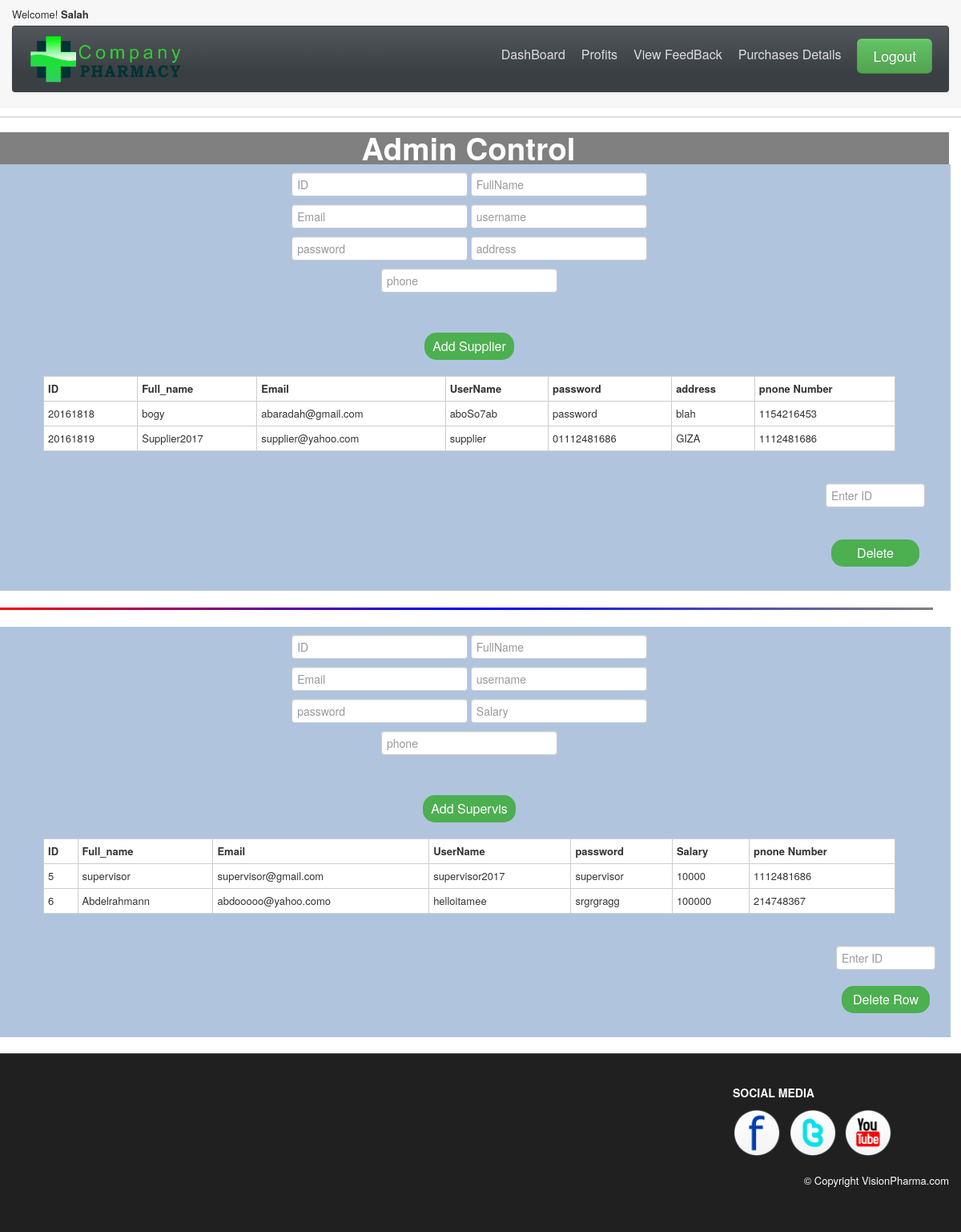
The app's page /My_beauty_webiste_edited/Admin/adminManage.php (signed in) with its own data.
### tables this page shows
CREATE TABLE `supplier` (
  `ID` int(10) NOT NULL,
  `Full_name` varchar(60) NOT NULL,
  `email` varchar(60) NOT NULL,
  `username` varchar(30) NOT NULL,
  `password` varchar(30) NOT NULL,
  `address` varchar(60) NOT NULL,
  `phone_number` int(11) NOT NULL,
  `admin` int(11) DEFAULT NULL
);

CREATE TABLE `supervisor` (
  `ID` int(20) NOT NULL,
  `Full_name` varchar(60) NOT NULL,
  `email` varchar(30) NOT NULL,
  `username` varchar(30) NOT NULL,
  `password` varchar(30) NOT NULL,
  `salary` int(20) NOT NULL,
  `phone_number` int(11) NOT NULL,
  `admin` int(11) DEFAULT NULL
);

### My_beauty_webiste_edited/classes/Database.php (called while the page is built, shortened)
<?php
class Database{
    public         $host    = "localhost";
    public         $user    = "root";
    public         $pass    = "root";
    public         $db      = "abdelrahman";
    public         $options = [];
    public         $datab;
    private static $instance;
    public function __construct(){
        try{
        $this->datab = new pdo("mysql:host={$this->host};dbname={$this->db};charset=utf8",$this->user,$this->pass,$this->options);
        $this->datab->setAttribute(PDO::ATTR_ERRMODE, PDO::ERRMODE_EXCEPTION);
        $this->datab->setAttribute(PDO::ATTR_DEFAULT_FETCH_MODE, PDO::FETCH_ASSOC);
        }
    catch(PDOException $e){
        echo "not connected :" . $e->getMessage();
        }
    }
    public static function getInstance(){
    if(!isset(Database::$instance)){
        Database::$instance = new Database();
    }
            return Database::$instance;
    }
    public function getRows($query, $params = []){
        try {
            $stmt = $this->datab->prepare($query);
            $stmt->execute($params);
            return $stmt->fetchAll();
        } catch (PDOException $e) {
            throw new Exception($e->getMessage());
        }
    }
}
?>

### My_beauty_webiste_edited/classes/classAdmin.php (called while the page is built, shortened)
<?php
	class classAdmin{
			public $db;
		public function __construct(){
	        $this->db             = DataBase::getInstance();
        }
		public function showTable($table_name){
			return $this->db->getRows("SELECT * FROM $table_name",[]);
		}
}

### My_beauty_webiste_edited/Admin/adminManage.php (the view, shortened to what this page needs)
<?php
        $object = new classAdmin();
        $array  = $object->showTable("supplier");
        $array2 = $object->showTable("supervisor");
        $numberOFRow  = count($array);
        $numberOFRow2 = count($array2);
        if(isset($_SESSION['username']) && $_SESSION['status'] == 'admin'){
       $name     = $_SESSION['full_name'];
       }else{ header("location: ../homepage.php");}
?>
<!DOCTYPE html>
<html lang="en">
  <head>
    <link id="callCss" rel="stylesheet" href="../themes/bootshop/bootstrap.min.css" media="screen"/>
    <link href="../themes/css/base.css" rel="stylesheet" media="screen"/>
  <link href="../themes/css/bootstrap-responsive.min.css" rel="stylesheet"/>
  <link href="../themes/css/font-awesome.css" rel="stylesheet" type="text/css">
  <link href="../themes/js/google-code-prettify/prettify.css" rel="stylesheet"/>
    <link rel='stylesheet prefetch' href='http://maxcdn.bootstrapcdn.com/font-awesome/4.3.0/css/font-awesome.min.css'>
  </head>
<body>
<div id="header">
<div class="container">
<div id="welcomeLine" class="row">
  <div class="span6">Welcome! <strong><?php if(isset($_SESSION['username']))
  {
               echo $name;
  } else echo "";
  ?></strong></div>
  <div class="span6">
  </div>
</div>
<div id="logoArea" class="navbar">
  <div class="navbar-inner">
    <a class="brand" href="adminControlPage.php"><img width="193px" height="47" src="../themes/images/logo.png" alt="Bootsshop"/></a>
    <ul id="topMenu" class="nav pull-right">
    <li><a href="adminControlPage.php">DashBoard</a></li>
    <li><a href="charts.php">Profits</a></li>
    <li><a href="adminControlPage.php?do=feedbackDetails">View FeedBack</a></li>
    <li><a href="adminControlPage.php?do=purchaseDetails">Purchases Details</a></li>
   <li class="">
   <?php
      if(isset($_SESSION['username'])){
        echo "<a href='?do=logout' style='padding-right:0'><span class='btn btn-large btn-success'>Logout</span></a>";
      }else echo "<a href='../login.php' style='padding-right:0'><span class='btn btn-large btn-success'>Login</span></a>";
   ?>
  </li>
    </ul>
  </div>
</div>
</div>
</div>
<div id="mainBody">
  <div class="container">
  <div class="row">
   <center>
 <h1>Admin Control</h1>
    <div class="part">
        <form   name="myForm"   id="myForm"   method="POST" action="<?php echo $_SERVER['PHP_SELF'];?>">
        <input type="number"   id="id"       placeholder="ID"         name="ID">
        <input type="text"     id="name"     placeholder="FullName"   name="FullName">
        <br>
        <input type="email"    id="email"    placeholder="Email"      name="Email">
        <input type="text"     id="username" placeholder="username"   name="username">
        <br>                <div id="y5" class="valiationStyle"></div>
        <input type="password" id="password" placeholder="password"   name="password">
        <input type="text"     id="address"  placeholder="address"    name="address">
        <br>
        <input type="number"   id="phone"    placeholder="phone"      name="phone">
        <br>
        <br><br>
        <input type="button" class="button"   value="Add Supplier" onclick="validation()"  />
        </form>
    <table class="tableStyle">
        <thead>
            <tr>
                <th>ID</th>
                <th>Full_name</th>
                <th>Email</th>
                <th>UserName</th>
                <th>password</th>
                <th>address</th>
                <th>pnone Number</th>
            </tr>
        </thead>
        <tbody>
            <?php
            if($numberOFRow>0)
            {
                    foreach ($array as $value) {
                    echo " <tr>
                               <td>"                      .$value['ID']           ."</td>
                               <td>"                      .$value['Full_name']    ."</td>
                               <td>"                      .$value['email']        ."</td>
                               <td>"                      .$value['username']     ."</td>
                               <td>"                      .$value['password']     ."</td>
                               <td>"                      .$value['address']      ."</td>
                               <td>"                      .$value['phone_number'] ."</td>";
                }
            }
             ?>
        </tbody>
    </table>
    <div style="float:Right; margin-right:9px; margin-top:20px;">
         <form name="myForm2" id="myForm2" method="POST" action="" >
         <input type="number" placeholder="Enter ID"   name="D_ID" style="width:110px; "><br />
         <br>
         <input type = "submit" class="button" value="Delete" name="submit2" style="width:110px;margin-top:10px">
    </form>
    </div>
</div>
<hr class="fancy-line"></hr>
     <div class="part">
     <form name="myForm3" id="myForm3" method="POST" action="<?php echo $_SERVER['PHP_SELF'];?>">
        <input type="number"   id="id0"       placeholder="ID"         name="ID0">
        <input type="text"     id="name0"     placeholder="FullName"   name="FullName0">
        <br>
        <input type="email"    id="email0"    placeholder="Email"      name="Email0">
        <input type="text"     id="username0" placeholder="username"   name="username0">
<br>         <div id="y50" class="valiationStyle"></div>
        <input type="password" id="password0" placeholder="password"   name="password0">
        <input type="number"   id="address0"  placeholder="Salary"     name="address0">
<br>
        <input type="number"   id="phone0"    placeholder="phone"      name="phone0">
               <br><div id="y70" class="valiationStyle"></div>
        <br><br>
        <input type="button" class="button"   value="Add Supervis" onclick="validation2()"  />
        </form>
    <table class="tableStyle">
        <thead>
            <tr>
                <th>ID</th>
                <th>Full_name</th>
                <th>Email</th>
                <th>UserName</th>
                <th>password</th>
                <th>Salary</th>
                <th>pnone Number</th>
            </tr>
        </thead>
        <tbody>
            <?php
            if($numberOFRow2>0)
            {
                    foreach ($array2 as $value) {
                    echo " <tr>
                               <td>".$value['ID']           ."</td>
                               <td>".$value['Full_name']    ."</td>
                               <td>".$value['email']        ."</td>
                               <td>".$value['username']     ."</td>
                               <td>".$value['password']     ."</td>
                               <td>".$value['salary']      ."</td>
                               <td>".$value['phone_number'] ."</td>
                           </tr>";
                }
            }
             ?>
        </tbody>
    </table>
    <div style="float:Right; margin-right:9px; margin-top:20px;">
         <form name="myForm4" id="myForm4" method="POST" action="<?php echo $_SERVER['PHP_SELF'];?>" >
         <input type="number" placeholder="Enter ID"   name="D_ID0" style="width:110px; "><br />
         <input type = "submit" class="button" value="Delete Row" name="submit4" style="width:110px;margin-top:10px">
    </form>
    </div>
    </div>
</center>
   </div>
 </div>
</div>
  <div  id="footerSection">
  <div class="container">
    <div class="row">
      <div id="socialMedia" class="span3 pull-right">
        <h5>SOCIAL MEDIA </h5>
        <a href="#"><img width="60" height="60" src="../themes/images/facebook.png" title="facebook" alt="facebook"/></a>
        <a href="#"><img width="60" height="60" src="../themes/images/twitter.png" title="twitter" alt="twitter"/></a>
        <a href="#"><img width="60" height="60" src="../themes/images/youtube.png" title="youtube" alt="youtube"/></a>
       </div>
     </div>
     <br>
    <p class="pull-right">&copy; Copyright VisionPharma.com</p>
  </div>
  </div>
</body>
</html>

### My_beauty_webiste_edited/themes/css/base.css (style rules this page uses)
#mainBody { border-top:2px solid #dedede; padding-top: 18px; }
#carouselBlk,#header { background: url(../images/headerRepeat.png) repeat-x 0 0 #f7f7f7; }
#logoArea, #logoArea a { line-height:49px; }
#logoArea .btn, #logoArea .btn-group { margin-top: 0; }
#welcomeLine { padding: 8px 0 4px }
#footerSection { background: #202020;color: white;padding: 28px 0 44px;margin-top: 20px;border-top: 1px solid #444; }
#footerSection a { color:#ccc; font-size:11px; padding:0; line-height:24px; display:block; }
#footerSection #socialMedia a { min-width:25px; display:inline; margin-right:6px; text-align:center; line-height:1.5em; }
#socialMedia img { max-width:60px; }
.navbar .nav > li > a { padding:10px;color: #DDD;text-shadow: none;font-size: 16px; }
#logoArea, #logoArea a { outline:none; }
.navbar .nav.pull-right, #sideManu { overflow:hidden; }

### My_beauty_webiste_edited/Admin/adminManage.php (style rules this page uses)
.tableStyle { width: 90%; margin: 20px 0px; background-color: #fff; display: inline-table; margin-top:0px; border-radius: 3px; }
.tableStyle, th, td { border: 1px solid #cdcdcd; }
.tableStyle th, table td { padding: 5px; text-align: left; }
h1 { text-align: center; color:#fff; background-color: gray; margin: 0px; }
.part { width:98.5%; min-height: 150px; display: inline-block; background-color:#B0C4DE; padding: 10px; }
.button { display: inline-block; padding: 7px 10px; font-size: 16px; cursor: pointer; text-align: center; text-decoration: none; outline: none; color: #fff; background-color: #4CAF50; border: none; border-radius: 15px; }
hr.fancy-line { border: 3; margin-right: 20px; height: 3px; background-image: -webkit-linear-gradient(left, red, blue, gray); background-image: -moz-linear-gradient(left, green, red, yellow); background-image: -ms-linear-gradient(left, gray, red, blue; background-image: -o-linear-gradient(left, blue, yellow, red; box-shadow: 0px -2px 4px rgba(136,136,136,0.75); }

### records on screen
supplier: ID "20161818", Full_name "bogy", email "abaradah@gmail.com", username "aboSo7ab", password "password", address "blah", phone_number "1154216453"
supplier: ID "20161819", Full_name "Supplier2017", email "supplier@yahoo.com", username "supplier", password "01112481686", address "GIZA", phone_number "1112481686"
supervisor: ID "5", Full_name "supervisor", email "supervisor@gmail.com", username "supervisor2017", password "supervisor", salary "10000", phone_number "1112481686"
supervisor: ID "6", Full_name "Abdelrahmann", email "abdooooo@yahoo.como", username "helloitamee", password "srgrgragg", salary "100000", phone_number "214748367"

### other values on screen
$name "Salah"
